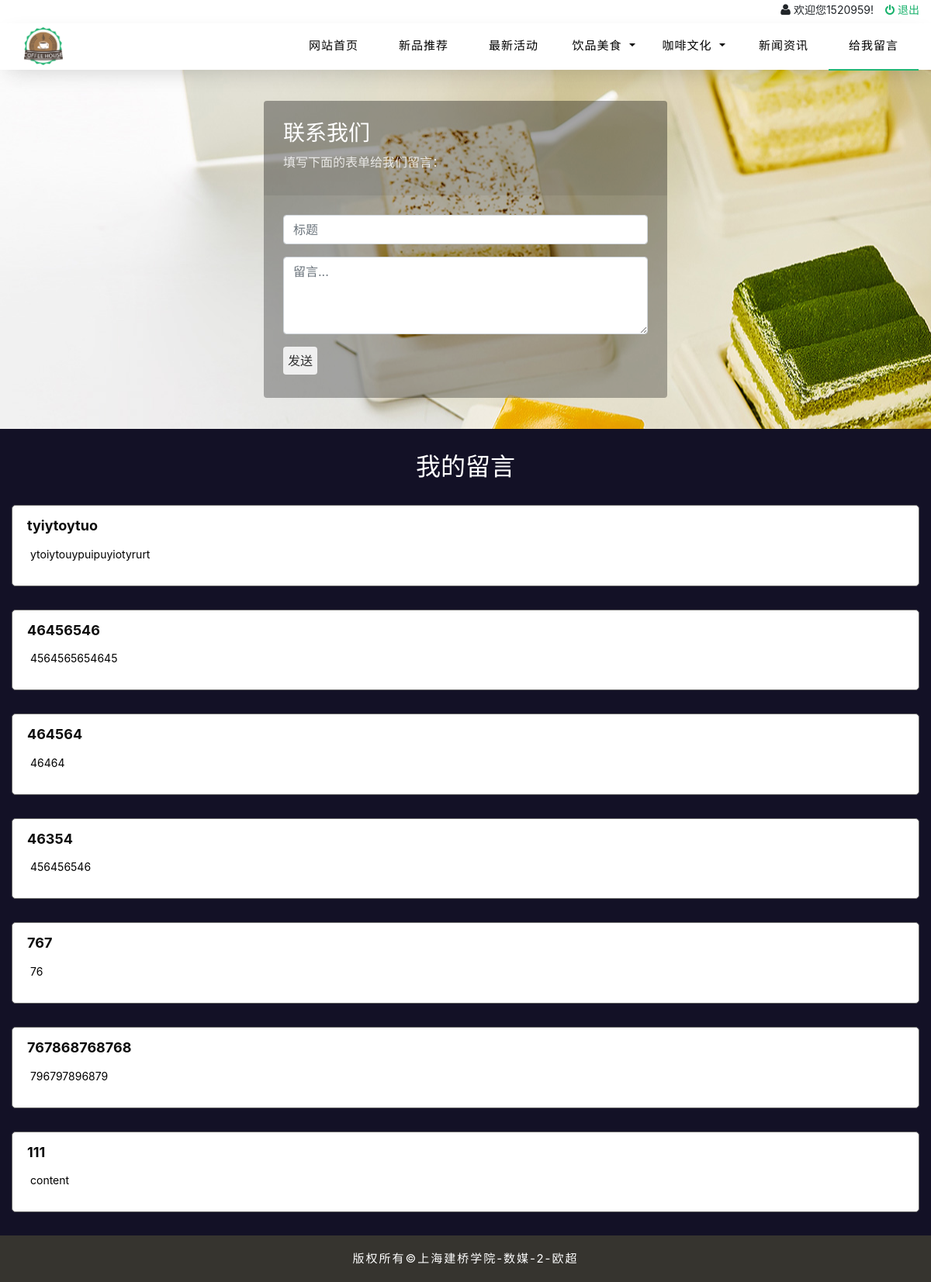
The page /cn/message.php (signed in) on the database its author committed.
### tables this page shows
CREATE TABLE `db_message` (
  `id` int(10) NOT NULL,
  `username` varchar(20) NOT NULL,
  `title` varchar(50) NOT NULL,
  `content` text NOT NULL
);

### cn/message.php (the view, shortened to what this page needs)
<!doctype html>
<html lang="zh-CN">
<head>
    <link rel="stylesheet" href="../css/bootstrap.min.css">
    <link rel="stylesheet" href ="../css/font-awesome.min.css">
    <link rel="stylesheet" href="../css/reset.css">
    <link rel="stylesheet" href="../css/index.css">
    <link rel="stylesheet" href="../css/message.css">
</head>
<body>
<header class="header">
    <div class="container">
        <div class="float-right">
            <?php
            if(empty($_SESSION['username'])){
                echo  '<a href="./login.php"><span class="icon-user mr-1"></span>登录</a>';
                echo '<a href="./register.php" class="ml-3"><span class="icon-edit mr-1"></span>注册</a>';
            }
            else{
                $user = $_SESSION['username'];
                echo "<span class='icon-user mr-1'></span><span class='welcome'>欢迎您$user!</span>";
                echo '<a href="./logout.php" class="wu"><span class="icon-off mr-1"></span>退出</a>';
            }
            ?>
        </div>
    </div>
</header>
<nav class="navbar navbar-expand-lg navbar-light bg-white">
    <div class="container position-relative">
        <a class="navbar-brand" href="../index.php"></a>
        <div class="collapse navbar-collapse" id="navbarNavDropdown">
            <ul class="navbar-nav">
                <li class="nav-item">
                    <a class="nav-link" href="../index.php">网站首页</a>
                </li>
                <li class="nav-item">
                    <a class="nav-link" href="#">新品推荐</a>
                </li>
                <li class="nav-item">
                    <a class="nav-link" href="#">最新活动</a>
                </li>
                <li class="nav-item dropdown">
                    <a class="nav-link dropdown-toggle" href="javascript:;" id="navbarDropdownMenuLink" data-toggle="dropdown" aria-haspopup="true" aria-expanded="false">
                        饮品美食
                    </a>
                </li>
                <li class="nav-item dropdown">
                    <a class="nav-link dropdown-toggle" href="#" id="navbarDropdownMenuLink1" data-toggle="dropdown" aria-haspopup="true" aria-expanded="false">
                        咖啡文化
                    </a>
                </li>
                <li class="nav-item">
                    <a class="nav-link" href="../cn/news.php">新闻资讯</a>
                </li>
                <li class="nav-item active">
                    <a class="nav-link" href="./message.php">给我留言</a>
                </li>
            </ul>
        </div>
    </div>
</nav>
<section class="message">
	<div class="container">
	     <div class="row">
            <div class="col-sm-6 col-sm-offset-3 form-box mx-auto">
                <div class="form-top">
                    <div class="form-top-left">
                        <h3>联系我们</h3>
                        <p>填写下面的表单给我们留言：</p>
                    </div>
                    <div class="form-top-right">
                    </div>
                </div>
                <div class="form-bottom contact-form">
                    <form role="form" action="message-submit.php" method="post">
                        <div class="form-group">
                            <input type="text" name="title" placeholder="标题" class="contact-subject form-control" id="contact-subject" required="required" minlength="2">
                        </div>
                        <div class="form-group">
                            <textarea name="content" placeholder="留言..." class="contact-message form-control" id="contact-message" required="required" minlength="5"></textarea>
                        </div>
                        <button type="submit" class="btn"><p class="send">发送</p></button>
                    </form>
                </div>
            </div>
         </div>
	</div>
</section>
<section class="my-message">
    <div class="container">
        <?php
        if(empty($_SESSION['username'])){
        }
        else{
            include('../public/config.php');
            $sql="select * from db_message ORDER BY ID DESC";
            $result = mysqli_query($link,$sql);
            echo "<h2 class='text-center'>我的留言</h2>";
            while($row=mysqli_fetch_assoc($result)){
                echo "<div class='message-content'>";
                echo "<h3 class=\"message-title\" style='color: #0C0C0C'><span class='fa fa-telegram mr-1'></span>{$row['title']}</h3>";
                echo " <div class=\"comment text-justify\" style='color: #000000'><span class='fa fa-envelope-open-o mr-2'></span>{$row['content']}</div>";
                echo "</div>";
            }
        }
        ?>
    </div>
</section>
<footer class="container-fluid footer">
    <p>版权所有&copy;上海建桥学院-数媒-2-欧超</p>
</footer>
</body>
</html>

### css/index.css (style rules this page uses)
.header { height:30px; -webkit-box-shadow: 0 10px 30px -10px rgba(0,0,0,0.2); -moz-box-shadow:0 10px 30px -10px rgba(0,0,0,0.2); -ms-box-shadow:0 10px 30px -10px rgba(0,0,0,0.2); box-shadow: 0 0px 30px -10px rgba(0,0,0,0.2); }
.header .welcome { font-size: 14px; }
.header .wu { margin-left: 15px; }
.header a { font-size:14px; color: #17B16B; }
.navbar { max-height: 60px; -webkit-box-sizing: border-box; -moz-box-sizing: border-box; -ms-box-sizing: border-box; -webkit-box-shadow: 0 10px 30px -10px rgba(0,0,0,0.2); -moz-box-shadow:0 10px 30px -10px rgba(0,0,0,0.2); -ms-box-shadow:0 10px 30px -10px rgba(0,0,0,0.2); box-shadow: 0 10px 30px -10px rgba(0,0,0,0.2); -webkit-box-sizing: border-box; -moz-box-sizing: border-box; -ms-box-sizing:border-box; box-sizing: border-box; }
.navbar-brand { width: 50px; height: 50px; background-image: url(../images/logo.png)!important; background-repeat: no-repeat; background-size: 100%; background-position: center center; }
#navbarNavDropdown { position: absolute; right: 0; }
.navbar-nav { z-index: 99; }
.nav-link { padding: 0; width: 116px; height: 60px; font-size: 15px; text-align: center; letter-spacing: 1px; color: #000000!important; line-height: 60px; }
.navbar-nav .active { border-bottom: 2px solid #23B574; z-index: 99; }
.btn { padding: 0; }
.footer { height: 60px; background:#36342F; text-align: center; color: #ffffff; font-size: 15px; letter-spacing: 2px; }
.footer p { line-height: 60px; margin: 0; padding: 0; }

### css/message.css (style rules this page uses)
.header { height:30px; -webkit-box-shadow: 0 10px 30px -10px rgba(0,0,0,0.2); -moz-box-shadow:0 10px 30px -10px rgba(0,0,0,0.2); -ms-box-shadow:0 10px 30px -10px rgba(0,0,0,0.2); box-shadow: 0 0px 30px -10px rgba(0,0,0,0.2); }
.header .welcome { font-size: 14px; }
.header .wu { margin-left: 15px; }
.header a { font-size:14px; color: #17B16B; }
.message { background-image: url("../images/b299dd1299bb345aa2fe1fcbf7d5867c.jpg"); background-repeat: no-repeat; background-position: center; }
.form-box { padding:40px; }
.form-top { overflow: hidden; padding: 0 25px 15px 25px; background: #444; background: rgba(0, 0, 0, 0.35); -moz-border-radius: 4px 4px 0 0; -webkit-border-radius: 4px 4px 0 0; border-radius: 4px 4px 0 0; text-align: left; }
.form-top-left { float: left; width: 75%; padding-top: 25px; }
.form-top-left h3 { margin-top: 0; color: #fff; }
.form-top-left p { opacity: 0.8; color: #fff; }
.form-top-right { float: left; width: 25%; padding-top: 5px; font-size: 66px; color: #fff; line-height: 100px; text-align: right; opacity: 0.3; }
.form-bottom { padding: 25px 25px 30px 25px; background: #444; background: rgba(0, 0, 0, 0.3); -moz-border-radius: 0 0 4px 4px; -webkit-border-radius: 0 0 4px 4px; border-radius: 0 0 4px 4px; text-align: left; }
.form-bottom form textarea { height: 100px; }
.form-bottom p { opacity: 0.8; color: #fff; }
.form-bottom .send { padding: 5px!important; margin: 0; font-size: 16px; color: #000000; }
.my-message { background-color: #131126; padding-bottom: 30px; }
.my-message h2 { color: #ffffff; font-weight: 400; padding-top: 30px; }
.message-content { border: 1px solid #666666; border-radius: 5px; padding: 15px; margin: 30px 0 0; background-color: #ffffff; }
.message-content .message-title { font-size: 18px; font-weight: bold; color: #ffffff; }
.message-content .comment { font-size: 14px; margin: 15px 0; }

### rows shown on the page
db_message: title "tyiytoytuo", content "ytoiytouypuipuyiotyrurt"
db_message: title "46456546", content "4564565654645"
db_message: title "464564", content "46464"
db_message: title "46354", content "456456546"
db_message: title "767", content "76"
db_message: title "767868768768", content "796797896879"
db_message: title "111", content "content"

### other values the page prints
$user "1520959"
